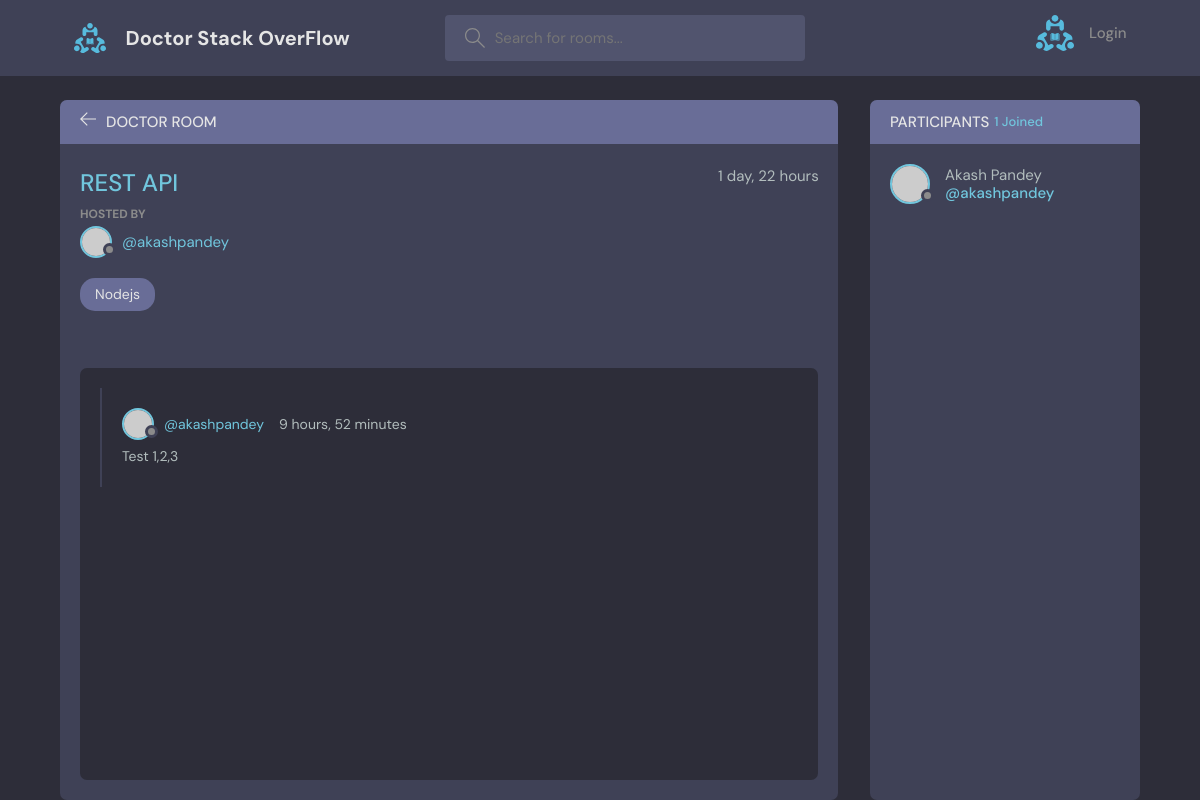
The app's page /room/13 with its own data.
### base/models.py (models this page shows, shortened)
class Room(models.Model):
    host = models.ForeignKey(User, on_delete=models.SET_NULL, null=True)
    topic = models.ForeignKey(Topic, on_delete=models.SET_NULL, null=True)
    name = models.CharField(max_length=200)
    description = models.TextField(null=True, blank=True)
    participants = models.ManyToManyField(
        User, related_name='participants', blank=True)
    updated_at = models.DateTimeField(auto_now=True)
    created_at = models.DateTimeField(auto_now_add=True)
    class Meta:
        ordering = ['-updated_at', '-created_at']

class Topic(models.Model):
    name = models.CharField(max_length=200)
    def __str__(self):
        return self.name

class Message(models.Model):
    user = models.ForeignKey(User, on_delete=models.CASCADE)
    room = models.ForeignKey(Room, on_delete=models.CASCADE)
    body = models.TextField()
    updated_at = models.DateTimeField(auto_now=True)
    created_at = models.DateTimeField(auto_now_add=True)
    class Meta:
        ordering = ['-updated_at', '-created_at']

### base/views.py (the view, shortened to what this page needs)
# urls.py: path('room/<pk>', views.room, name='room'),
def room(request, pk):
    room = Room.objects.get(id=pk)
    room_messages = room.message_set.all().order_by('-created_at')
    participants = room.participants.all()
    print("Participants", participants)
    context = {'room': room, 'room_messages': room_messages,
               'participants': participants}
    return render(request, 'base/room.html', context)

### base/templates/base/room.html (shortened to what this page needs)
{%extends 'main.html' %}
{%block content%}
    <main class="profile-page layout layout--2">
      <div class="container">
        <div class="room">
          <div class="room__top">
            <div class="room__topLeft">
              <a href="{% url 'home' %}">
                <svg version="1.1" xmlns="http://www.w3.org/2000/svg" width="32" height="32" viewBox="0 0 32 32">
                  <title>arrow-left</title>
                  <path
                    d="M13.723 2.286l-13.723 13.714 13.719 13.714 1.616-1.611-10.96-10.96h27.625v-2.286h-27.625l10.965-10.965-1.616-1.607z"
                  ></path>
                </svg>
              </a>
              <h3>Doctor Room</h3>
            </div>
          </div>
          <div class="room__box scroll">
            <div class="room__header scroll">
              <div class="room__info">
                <h3>{{room.name}}</h3>
                <span>{{room.created_at|timesince}}</span>
              </div>
              <div class="room__hosted">
                <p>Hosted By</p>
                <a href="{%url 'user-profile' room.host.id %}" class="room__author">
                  <div class="avatar avatar--small">
                    <img src="https://randomuser.me/api/portraits/men/37.jpg" />
                  </div>
                  <span>@{{room.host.username}}</span>
                </a>
              </div>
              <span class="room__topics"> {{room.topic}}</span>
            </div>
            <div class="room__conversation">
              <div class="threads scroll">
                {%for room__message in room_messages%}
                <div class="thread">
                  <div class="thread__top">
                    <div class="thread__author">
                      <a href="{%url 'user-profile' room__message.user.id %}" class="thread__authorInfo">
                        <div class="avatar avatar--small">
                          <img src="https://randomuser.me/api/portraits/men/37.jpg" />
                        </div>
                        <span>@{{room__message.user}}</span>
                      </a>
                      <span class="thread__date">{{room__message.created_at|timesince}}</span>
                    </div>
                  </div>
                  <div class="thread__details">
                    {{room__message.body}}
                  </div>
                </div>
                {%endfor%}
              </div>
            </div>
          </div>
        </div>
        <div class="participants">
          <h3 class="participants__top">Participants <span>{{participants.count}} Joined</span></h3>
          <div class="participants__list scroll">
            {%for p in participants%}
            <a href="{% url 'user-profile' p.id%}" class="participant">
              <div class="avatar avatar--medium">
                <img src="https://randomuser.me/api/portraits/men/37.jpg" />
              </div>
              <p>
                {{p.first_name}} {{p.last_name}}
                <span>@{{p.username}}</span>
              </p>
            </a>
            {%endfor%}
          </div>
        </div>
      </div>
    </main>
{%endblock%}

### records on screen
Room: name "REST API", created_at "1 day, 22 hours", host.username "akashpandey", topic "Nodejs"
Message: user "akashpandey", created_at "9 hours, 52 minutes", body "Test 1,2,3"

### other values on screen
{{ participants.count }} "1"
{{ p.first_name }} "Akash"
{{ p.last_name }} "Pandey"
{{ p.username }} "akashpandey"
